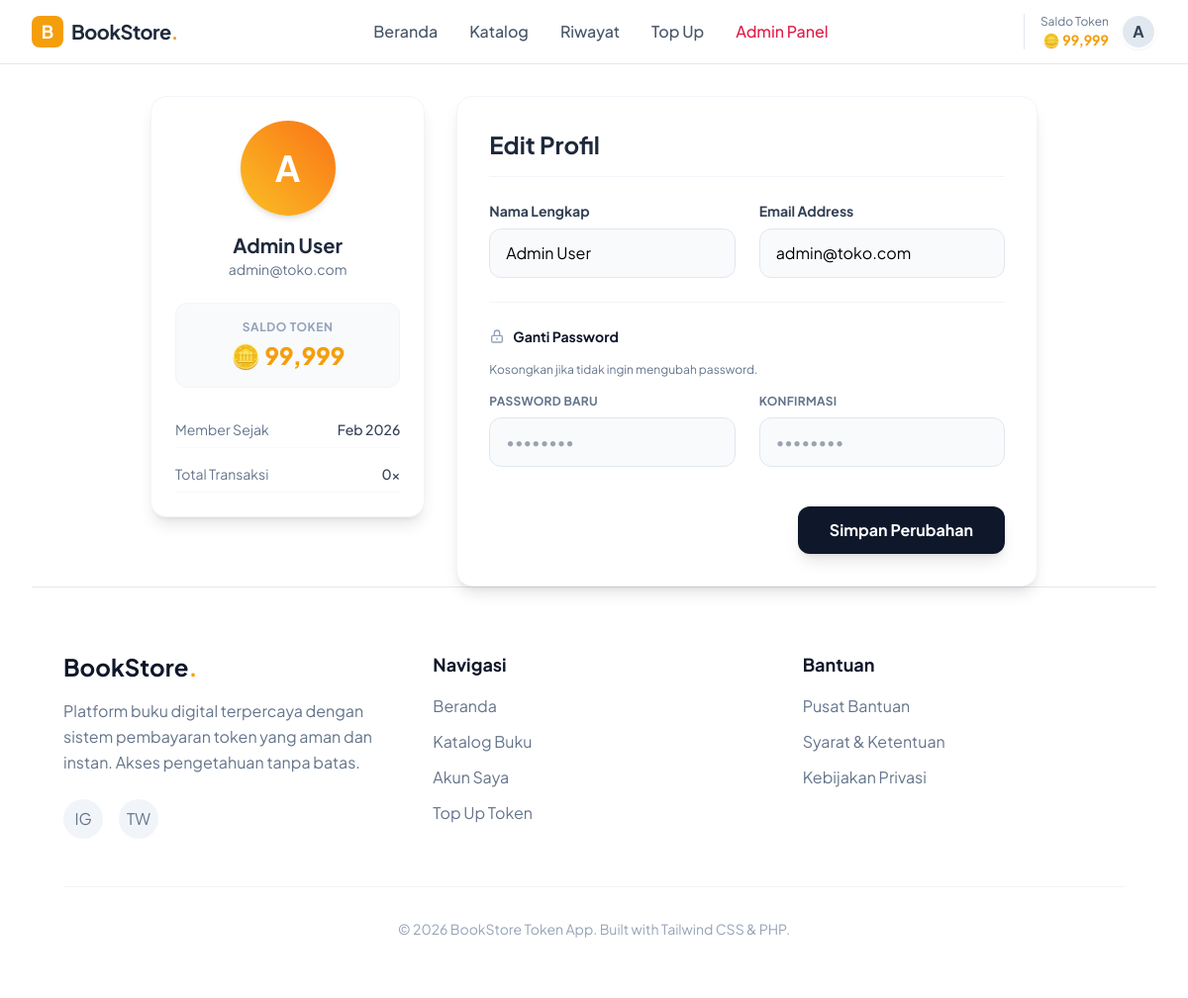
Screenshot of /index.php?page=profile (signed in) with the database file from the repository.
### tables this page shows
CREATE TABLE users (
    id INT AUTO_INCREMENT PRIMARY KEY,
    name VARCHAR(100) NOT NULL,
    email VARCHAR(100) NOT NULL UNIQUE,
    password VARCHAR(255) NOT NULL,
    role ENUM('admin', 'user') DEFAULT 'user',
    tokens INT DEFAULT 0,
    created_at TIMESTAMP DEFAULT CURRENT_TIMESTAMP
);

### includes/functions.php (called while the page is built, shortened)
<?php
function isLoggedIn()
{
    return isset($_SESSION['user_id']);
}
function isAdmin()
{
    return isset($_SESSION['role']) && $_SESSION['role'] === 'admin';
}
function getUserTokenBalance($pdo, $user_id)
{
    $stmt = $pdo->prepare("SELECT tokens FROM users WHERE id = ?");
    $stmt->execute([$user_id]);
    return $stmt->fetchColumn() ?: 0;
}
?>

### pages/profile.php (the view, shortened to what this page needs)
<?php
$user_id = $_SESSION['user_id'];
$stmt = $pdo->prepare("SELECT * FROM users WHERE id = ?");
$stmt->execute([$user_id]);
$user = $stmt->fetch();
$txn_count = $pdo->prepare("SELECT COUNT(*) FROM transactions WHERE user_id = ?");
$txn_count->execute([$user_id]);
$total_txns = $txn_count->fetchColumn();
?>
<div class="max-w-4xl mx-auto">
    <div class="grid grid-cols-1 md:grid-cols-3 gap-8">
        <div class="md:col-span-1">
            <div class="bg-white rounded-2xl shadow-lg border border-slate-100 p-6 text-center sticky top-24">
                <div
                    class="w-24 h-24 mx-auto bg-gradient-to-tr from-amber-400 to-orange-500 rounded-full flex items-center justify-center text-4xl text-white font-bold mb-4 shadow-md">
                    <?= substr($user['name'], 0, 1) ?>
                </div>
                <h2 class="text-xl font-bold text-slate-800"><?= htmlspecialchars($user['name']) ?></h2>
                <p class="text-sm text-slate-500 mb-6"><?= htmlspecialchars($user['email']) ?></p>
                <div class="bg-slate-50 rounded-xl p-4 mb-6 border border-slate-100">
                    <p class="text-xs text-slate-400 uppercase font-bold tracking-wider mb-1">Saldo Token</p>
                    <p class="text-2xl font-extrabold text-primary">🪙 <?= number_format($user['tokens']) ?></p>
                </div>
                <div class="text-left space-y-2">
                    <div class="flex justify-between text-sm py-2 border-b border-slate-50">
                        <span class="text-slate-500">Member Sejak</span>
                        <span
                            class="font-medium text-slate-700"><?= date('M Y', strtotime($user['created_at'])) ?></span>
                    </div>
                    <div class="flex justify-between text-sm py-2 border-b border-slate-50">
                        <span class="text-slate-500">Total Transaksi</span>
                        <span class="font-medium text-slate-700"><?= $total_txns ?>x</span>
                    </div>
                </div>
            </div>
        </div>
        <div class="md:col-span-2">
            <div class="bg-white rounded-2xl shadow-lg border border-slate-100 p-8">
                <h3 class="text-2xl font-bold text-slate-800 mb-6 pb-4 border-b border-slate-100">Edit Profil</h3>
                <form method="POST" class="space-y-6">
                    <div class="grid grid-cols-1 md:grid-cols-2 gap-6">
                        <div>
                            <label class="block text-sm font-bold text-slate-700 mb-2">Nama Lengkap</label>
                            <input type="text" name="name" value="<?= htmlspecialchars($user['name']) ?>"
                                class="w-full px-4 py-3 bg-slate-50 border border-slate-200 rounded-xl focus:bg-white focus:border-primary focus:ring-2 focus:ring-primary/20 outline-none transition-all"
                                required>
                        </div>
                        <div>
                            <label class="block text-sm font-bold text-slate-700 mb-2">Email Address</label>
                            <input type="email" name="email" value="<?= htmlspecialchars($user['email']) ?>"
                                class="w-full px-4 py-3 bg-slate-50 border border-slate-200 rounded-xl focus:bg-white focus:border-primary focus:ring-2 focus:ring-primary/20 outline-none transition-all"
                                required>
                        </div>
                    </div>
                    <div class="border-t border-slate-100 pt-6 mt-6">
                        <h4 class="text-sm font-bold text-slate-900 mb-4 flex items-center gap-2">
                            <svg xmlns="http://www.w3.org/2000/svg" class="h-4 w-4 text-slate-400" fill="none"
                                viewBox="0 0 24 24" stroke="currentColor">
                                <path stroke-linecap="round" stroke-linejoin="round" stroke-width="2"
                                    d="M12 15v2m-6 4h12a2 2 0 002-2v-6a2 2 0 00-2-2H6a2 2 0 00-2 2v6a2 2 0 002 2zm10-10V7a4 4 0 00-8 0v4h8z" />
                            </svg>
                            Ganti Password
                        </h4>
                        <p class="text-xs text-slate-500 mb-4">Kosongkan jika tidak ingin mengubah password.</p>
                        <div class="grid grid-cols-1 md:grid-cols-2 gap-6">
                            <div>
                                <label
                                    class="block text-xs font-bold text-slate-500 uppercase tracking-wide mb-2">Password
                                    Baru</label>
                                <input type="password" name="password"
                                    class="w-full px-4 py-3 bg-slate-50 border border-slate-200 rounded-xl focus:bg-white focus:border-primary focus:ring-2 focus:ring-primary/20 outline-none transition-all"
                                    placeholder="••••••••">
                            </div>
                            <div>
                                <label
                                    class="block text-xs font-bold text-slate-500 uppercase tracking-wide mb-2">Konfirmasi</label>
                                <input type="password" name="confirm_password"
                                    class="w-full px-4 py-3 bg-slate-50 border border-slate-200 rounded-xl focus:bg-white focus:border-primary focus:ring-2 focus:ring-primary/20 outline-none transition-all"
                                    placeholder="••••••••">
                            </div>
                        </div>
                    </div>
                    <div class="pt-4 flex justify-end">
                        <button type="submit"
                            class="px-8 py-3 bg-slate-900 hover:bg-slate-800 text-white font-bold rounded-xl shadow-lg transition-transform hover:-translate-y-1">
                            Simpan Perubahan
                        </button>
                    </div>
                </form>
            </div>
        </div>
    </div>
</div>

### includes/header.php (shortened to what this page needs)
<!DOCTYPE html>
<html lang="id">
<head>
    <script src="https://cdn.tailwindcss.com"></script>
</head>
<body>
    <?php
    $current_tokens = 0;
    if (isLoggedIn() && isset($pdo)) {
        $current_tokens = getUserTokenBalance($pdo, $_SESSION['user_id']);
    }
    ?>
    <nav class="sticky top-0 z-50 bg-white/80 backdrop-blur-md border-b border-slate-200">
        <div class="max-w-7xl mx-auto px-4 sm:px-6 lg:px-8">
            <div class="flex justify-between items-center h-16">
                <div class="flex-shrink-0 flex items-center gap-2">
                    <div
                        class="w-8 h-8 bg-primary rounded-lg flex items-center justify-center text-white font-bold text-lg">
                        B</div>
                    <a href="index.php" class="font-bold text-xl text-slate-800 tracking-tight">BookStore<span
                            class="text-primary">.</span></a>
                </div>
                <div class="hidden md:flex space-x-8 items-center">
                    <a href="index.php"
                        class="text-slate-600 hover:text-primary font-medium transition-colors">Beranda</a>
                    <a href="index.php?page=home#katalog"
                        class="text-slate-600 hover:text-primary font-medium transition-colors">Katalog</a>
                    <?php if (isLoggedIn()): ?>
                        <a href="index.php?page=history"
                            class="text-slate-600 hover:text-primary font-medium transition-colors">Riwayat</a>
                        <a href="index.php?page=topup"
                            class="text-slate-600 hover:text-primary font-medium transition-colors">Top Up</a>
                        <?php if (isAdmin()): ?>
                            <a href="index.php?page=admin"
                                class="text-rose-600 hover:text-rose-700 font-medium transition-colors">Admin Panel</a>
                        <?php endif; ?>
                    <?php endif; ?>
                </div>
                <div class="flex items-center gap-4">
                    <?php if (isLoggedIn()): ?>
                        <div class="flex items-center gap-3 pl-4 border-l border-slate-200">
                            <div class="hidden sm:flex flex-col items-end">
                                <span class="text-xs text-slate-500">Saldo Token</span>
                                <span class="text-sm font-bold text-primary">🪙 <?= number_format($current_tokens) ?></span>
                            </div>
                            <div class="relative group">
                                <a href="index.php?page=profile">
                                    <div
                                        class="w-9 h-9 rounded-full bg-slate-200 flex items-center justify-center text-slate-700 font-bold border-2 border-white shadow-sm cursor-pointer hover:bg-slate-300 transition-colors">
                                        <?= substr($_SESSION['user_name'] ?? 'U', 0, 1) ?>
                                    </div>
                                </a>
                            </div>
                        </div>
                    <?php endif; ?>
                </div>
            </div>
        </div>
    </nav>
    <div class="max-w-7xl mx-auto px-4 sm:px-6 lg:px-8 py-8 min-h-screen">

### rows the page displays
users: tokens "99,999", name "A", name "Admin User", email "admin@toko.com", created_at "Feb 2026"

### other values shown
substr($_SESSION['user_name'] ?? 'U', 0, 1) "A"
$total_txns "0"
